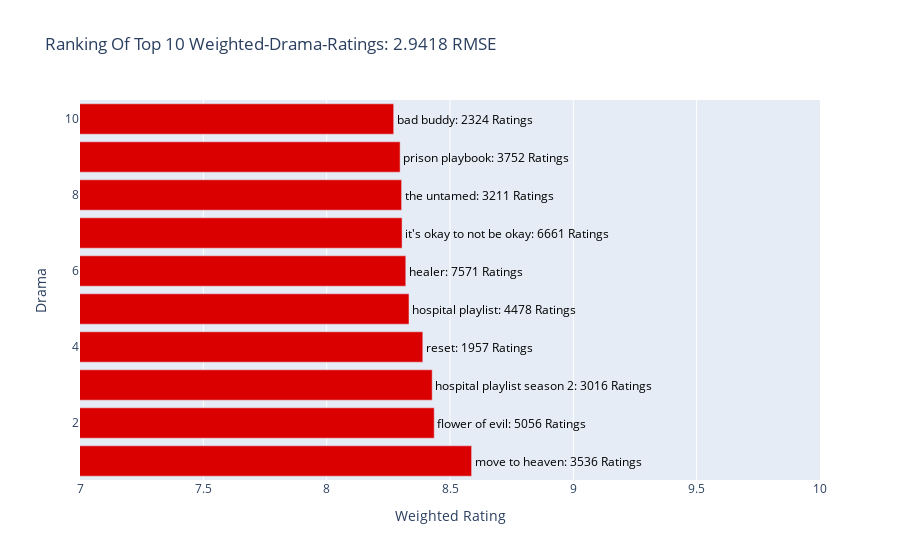

The cell this chart's notebook holds for it:
### Code cell
# Create DataFrame for plotting
df_plot = pd.DataFrame(weighted_score[:n], columns=['Rating'])
df_plot.index = weighted_drama_ids[:10]
ranking_weighted_rating = df_plot.join(ratings_count).join(df_titles)
del df_plot


# Create trace
trace = go.Bar(x = ranking_weighted_rating['Rating'],
               text = ranking_weighted_rating['Name'].astype(str) +': '+ ranking_weighted_rating['Rating-Count'].astype(str) + ' Ratings',
               textposition = 'outside',
               textfont = dict(color = '#000000'),
               orientation = 'h',
               y = list(range(1, n+1)),
               marker = dict(color = '#db0000'))
# Create layout
layout = dict(title = 'Ranking Of Top {} Weighted-Drama-Ratings: {:.4f} RMSE'.format(n, rmse),
              xaxis = dict(title = 'Weighted Rating',
                          range = (7, 10)),
              yaxis = dict(title = 'Drama'))
# Create plot
fig = go.Figure(data=[trace], layout=layout)
iplot(fig)

### Figure 1 — Plotly figure (JSON) as saved in the notebook; plotly's stock layout.template omitted (floating-point values rounded to 4 significant figures)
{"data": [{"marker": {"color": "#db0000"}, "orientation": "h", "text": ["move to heaven: 3536 Ratings", "flower of evil: 5056 Ratings", "hospital playlist season 2: 3016 Ratings", "reset: 1957 Ratings", "hospital playlist: 4478 Ratings", "healer: 7571 Ratings", "it's okay to not be okay: 6661 Ratings", "the untamed: 3211 Ratings", "prison playbook: 3752 Ratings", "bad buddy: 2324 Ratings"], "textfont": {"color": "#000000"}, "textposition": "outside", "type": "bar", "x": [8.588, 8.436, 8.428, 8.39, 8.334, 8.321, 8.306, 8.304, 8.298, 8.272], "y": [1, 2, 3, 4, 5, 6, 7, 8, 9, 10]}], "layout": {"title": {"text": "Ranking Of Top 10 Weighted-Drama-Ratings: 2.9418 RMSE"}, "xaxis": {"range": [7, 10], "title": {"text": "Weighted Rating"}}, "yaxis": {"title": {"text": "Drama"}}}}
